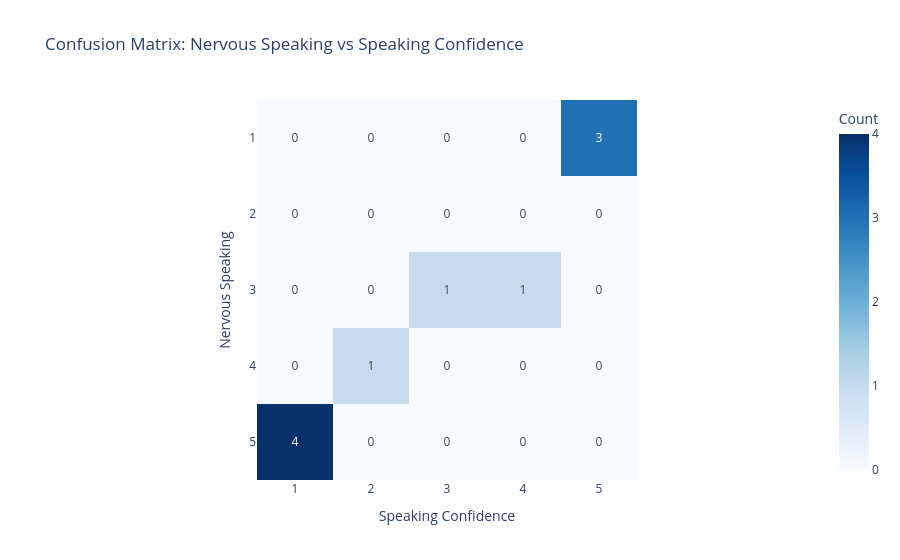

The cell this chart's notebook holds for it:
### Code cell
#Survey Data
data = {"P1":[1,4,5,5,2,2,2,3,1,3], "P2":[3,4,3,3,4,4,4,4,3,5], "P3":[4,5,1,1,5,5,5,5,5,5], "P4":[2,3,4,4,3,3,3,4,2,4], "P5":[1,2,5,5,4,2,2,3,1,2], "P6":[1,2,5,5,1,2,1,2,1,2], "P7":[5,4,1,1,5,5,5,5,5,5], "P8":[3,4,3,3,4,4,3,3,4,4], "P9":[1,3,5,5,3,2,2,2,1,2], "P10":[5,4,1,1,1,5,5,5,5,5]}

questions = ["Q1 Vocabulary", "Q2 Pronunciation", "Q3 Nervous Speaking", "Q4 Afraid of Mistakes", "Q5 Start Conversations", "Q6 Communicate Locally", "Q7 Social Connection", "Q8 Social Activities", "Q9 Speaking Confidence", "Q10 Confidence Improved"]

df = pd.DataFrame(data, index=questions)

#Selected two questions
actual = df.loc["Q3 Nervous Speaking"]
predicted = df.loc["Q9 Speaking Confidence"]

#Confusion matrix
cm = confusion_matrix(actual, predicted, labels=[1,2,3,4,5])

#Plotted heatmap
fig = px.imshow(cm, text_auto=True, color_continuous_scale="Blues", labels=dict(x="Speaking Confidence", y="Nervous Speaking", color="Count"), x=[1,2,3,4,5], y=[1,2,3,4,5], title="Confusion Matrix: Nervous Speaking vs Speaking Confidence")

#Removed decimals from color bar
fig.update_coloraxes(colorbar=dict(tickvals=[0,1,2,3,4,5], ticktext=["0","1","2","3","4","5"]))

fig.show()

### Figure 1 — Plotly figure (JSON) as saved in the notebook; plotly's stock layout.template omitted (floating-point values rounded to 4 significant figures)
{"data": [{"coloraxis": "coloraxis", "hovertemplate": "Speaking Confidence: %{x}<br>Nervous Speaking: %{y}<br>Count: %{z}<extra></extra>", "name": "0", "texttemplate": "%{z}", "type": "heatmap", "x": [1, 2, 3, 4, 5], "xaxis": "x", "y": [1, 2, 3, 4, 5], "yaxis": "y", "z": [[0, 0, 0, 0, 3], [0, 0, 0, 0, 0], [0, 0, 1, 1, 0], [0, 1, 0, 0, 0], [4, 0, 0, 0, 0]]}], "layout": {"coloraxis": {"colorbar": {"ticktext": ["0", "1", "2", "3", "4", "5"], "tickvals": [0, 1, 2, 3, 4, 5], "title": {"text": "Count"}}, "colorscale": [[0, "rgb(247,251,255)"], [0.125, "rgb(222,235,247)"], [0.25, "rgb(198,219,239)"], [0.375, "rgb(158,202,225)"], [0.5, "rgb(107,174,214)"], [0.625, "rgb(66,146,198)"], [0.75, "rgb(33,113,181)"], [0.875, "rgb(8,81,156)"], [1, "rgb(8,48,107)"]]}, "title": {"text": "Confusion Matrix: Nervous Speaking vs Speaking Confidence"}, "xaxis": {"anchor": "y", "constrain": "domain", "domain": [0, 1], "scaleanchor": "y", "title": {"text": "Speaking Confidence"}}, "yaxis": {"anchor": "x", "autorange": "reversed", "constrain": "domain", "domain": [0, 1], "title": {"text": "Nervous Speaking"}}}}
